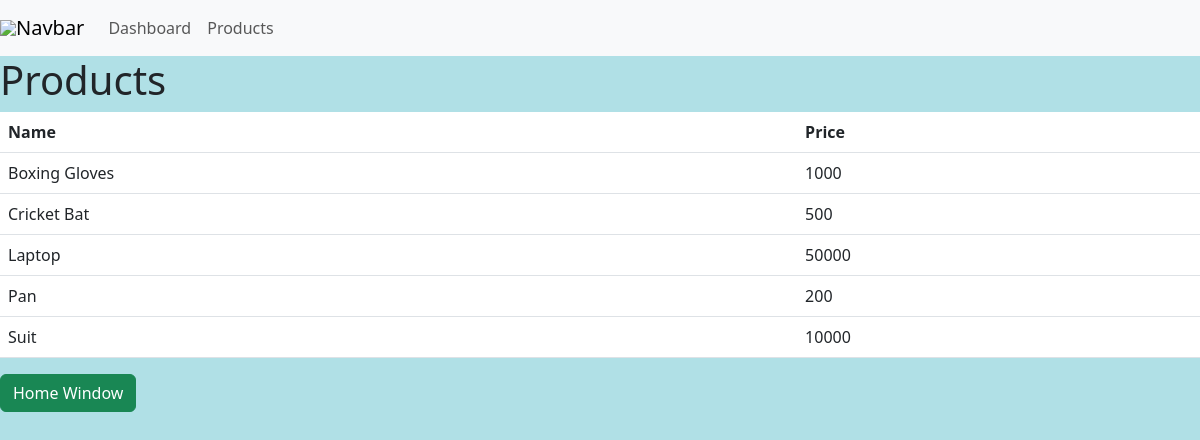
/product, run on an earlier commit of the app's database.
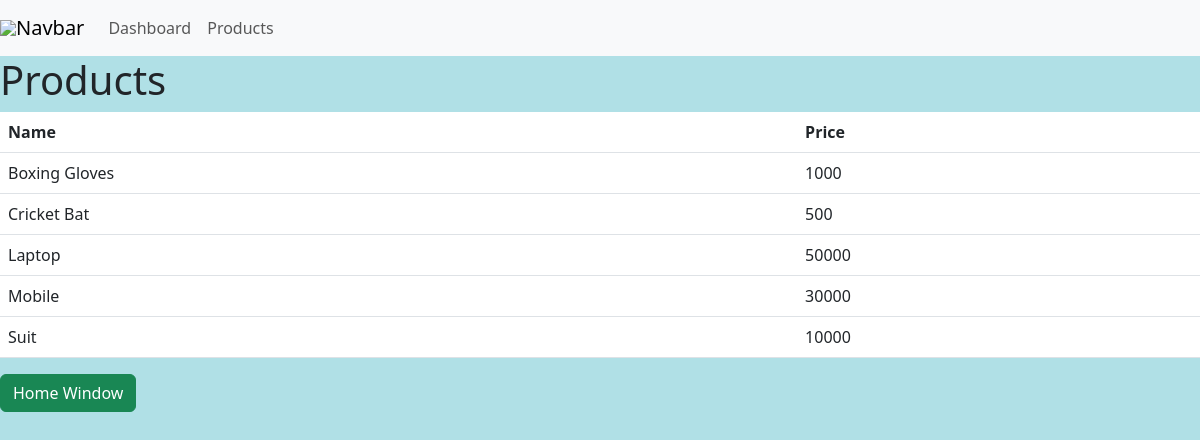
And on a later commit of the database.
### calc/models.py (models this page shows, shortened)
class Product(models.Model):
    CATEGORY=(
        ('Indoor','Indoor'),
        ('Outdoor','Outdoor')
    )
    name=models.CharField(max_length=300, null=True)
    price=models.CharField(max_length=300, null=True)
    category=models.CharField(max_length=300,choices=CATEGORY)
    tags=models.ManyToManyField(Tag)

### calc/views.py (the view)
# urls.py: path('product',views.product,name='product'),
def product(request):
    products=Product.objects.all()
    return render(request,'product.html',{'products':products})

### templates/product.html
{% extends 'base.html' %}
{% block content %}
<h1>Products</h1>
<table class="table">
    <tr>
        <th>Name</th>
        <th>Price</th>
    </tr>
    {% for product in products %}
    <tr>
        <td>{{product.name}}</td>
        <td>{{product.price}}</td>
    </tr>
    {% endfor %}
</table>
<a href="{% url 'home' %}"><button type="button" class="btn btn-success">Home Window</button></a>
{% endblock %}

What changed in the data, as far as the page shows it:
changed Product: name "Pan" → "Mobile"; price "200" → "30000"
